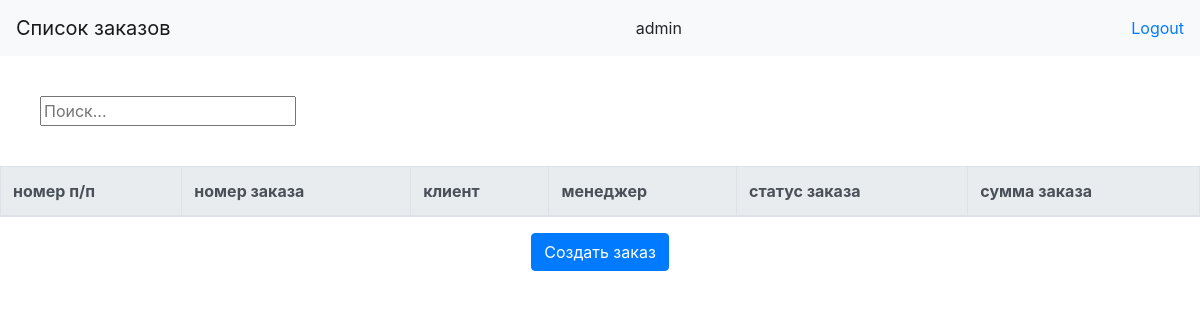
The app's page /orders_list (signed in), older data.
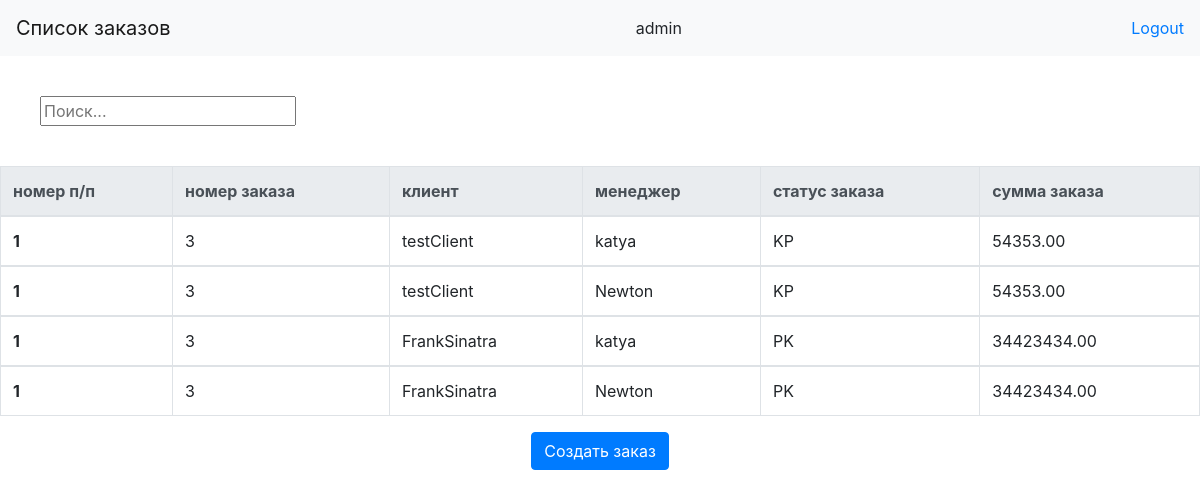
The same page, newer data.
### orders/models.py (models this page shows)
class Users(AbstractUser):
    user_type = models.CharField(max_length=2, default='test', choices=[
                                 ('MN', 'Manager'), ('CL', 'Client')], verbose_name='Пользователи')

class Order(models.Model):
    products_list = models.ForeignKey(Products, on_delete=models.CASCADE)
    client = models.ForeignKey(Users, on_delete=models.CASCADE)
    author = models.CharField(max_length=100, verbose_name='Автор')
    number = models.IntegerField()
    order_price = models.DecimalField(
        max_digits=10, decimal_places=2, default=0, verbose_name='Сумма заказа')
    order_comments = models.TextField(
        blank=True, null=True, default=None, verbose_name='Комментарий к заказу')
    order_status = models.CharField(max_length=50, choices=[('SN', 'Status new'), ('PK', 'Prepare kp'), ('KP', 'Kp'), ('OR', 'Order'), ]
                                    )
    date_and_time_of_order = models.DateTimeField(
        auto_now_add=True, auto_now=False, verbose_name='Создан')
    date_and_time_of_change_of_order = models.DateTimeField(
        auto_now_add=False, auto_now=True, verbose_name='Обновлён')
    class Meta:
        verbose_name = 'Заказ'
        verbose_name_plural = 'Заказы'

### orders/views.py (the view)
# urls.py: path('orders_list', views.orders_list_page, name='orders'),
@login_required
def orders_list_page(request):
    data = {'Orders': Order.objects.all(
    ), 'Users': Users.objects.filter(user_type='MN')}
    return render(request, "order_list.html", context=data)

### templates/order_list.html (shortened to what this page needs)
<!DOCTYPE html>
<html lang="en">
<head>
    <link rel="stylesheet" href="https://maxcdn.bootstrapcdn.com/bootstrap/4.0.0/css/bootstrap.min.css"
>
</head>
<body>
  <header>
    <header>
    <nav class="navbar navbar-light bg-light">
    <a class="navbar-brand" href="#">Список заказов</a>
        {% if user.is_authenticated %}
     <div class = 'uname'> {{ request.user.username }} </div>
     <a href='{% url "logout" %}'> Logout</a>
     {% else %}
     <a href='{% url "login" %}'> Login</a>
     {% endif %}
    </nav>
    </header>
   </header>
    <input type="text" id="myInput" onkeyup="tableSearch()" placeholder="Поиск..."  style='margin:40px'>
    <table class="table table-bordered" id='myTable'>
    <thead class="thead-light">
      <tr>
        <th scope="col">номер п/п</th>
        <th scope="col">номер заказа</th>
        <th scope="col">клиент</th>
        <th scope="col"> менеджер</th>
        <th scope="col">статус заказа </th>
        <th scope="col">сумма заказа</th>
      </tr>
    </thead>
       {% for i in Orders%}
       {% for mn in Users %}
      <tbody>
        <tr>
          <th scope="row">1</th>
          <td>{{ i.number }} </td>
          <td>{{ i.client }}</td>
          <td>{{ mn }}</td>
          <td> {{ i.order_status }} </td>
          <td> {{ i.order_price }} </td>
      </tr>
      {% endfor %}
       {% endfor %}
    </tbody>
  </table>
  <center><button type="submit" class="btn btn-primary" onclick="window.location.href = 'http://localhost:8000/order';">Создать заказ</button>
</body>
</html>

Row changes from the older to the newer data that the page shows:
added Order: number "3", client "testClient", order_status "KP", order_price "54353.00"
added Users: username "katya"
added Users: username "Newton"
added Order: number "3", client "FrankSinatra", order_status "PK", order_price "34423434.00"
